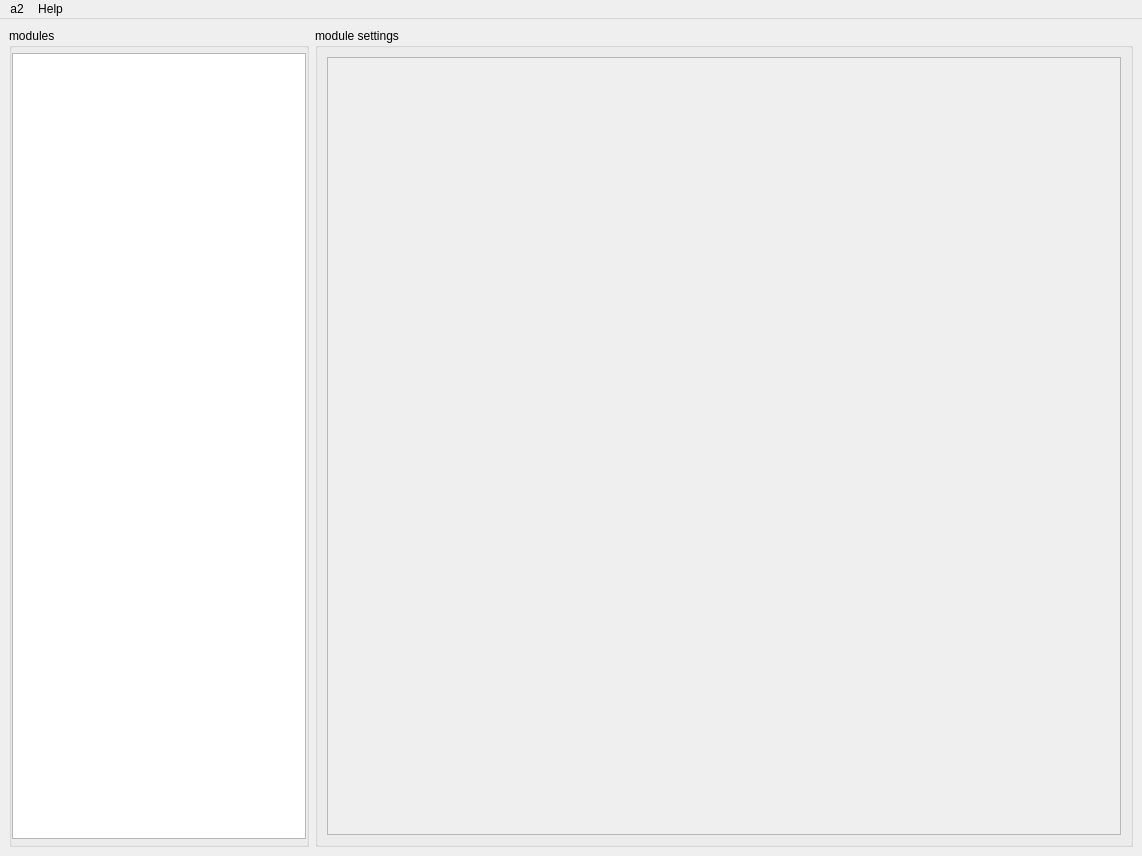
<?xml version="1.0" encoding="UTF-8"?>
<ui version="4.0">
 <class>a2</class>
 <widget class="QMainWindow" name="a2">
  <property name="geometry">
   <rect>
    <x>0</x>
    <y>0</y>
    <width>1142</width>
    <height>856</height>
   </rect>
  </property>
  <property name="windowTitle">
   <string notr="true">a2ui</string>
  </property>
  <property name="windowIcon">
   <iconset>
    <normaloff>a2logo 16.png</normaloff>a2logo 16.png</iconset>
  </property>
  <property name="accessibleName">
   <string notr="true"/>
  </property>
  <widget class="QWidget" name="centralwidget">
   <property name="enabled">
    <bool>true</bool>
   </property>
   <layout class="QGridLayout" name="gridLayout">
    <item row="0" column="0">
     <widget class="QGroupBox" name="groupBox_3">
      <property name="sizePolicy">
       <sizepolicy hsizetype="Fixed" vsizetype="Expanding">
        <horstretch>0</horstretch>
        <verstretch>0</verstretch>
       </sizepolicy>
      </property>
      <property name="minimumSize">
       <size>
        <width>300</width>
        <height>0</height>
       </size>
      </property>
      <property name="maximumSize">
       <size>
        <width>0</width>
        <height>16777215</height>
       </size>
      </property>
      <property name="baseSize">
       <size>
        <width>300</width>
        <height>0</height>
       </size>
      </property>
      <property name="title">
       <string>modules</string>
      </property>
      <layout class="QHBoxLayout" name="horizontalLayout">
       <property name="leftMargin">
        <number>0</number>
       </property>
       <property name="topMargin">
        <number>5</number>
       </property>
       <property name="rightMargin">
        <number>0</number>
       </property>
       <property name="bottomMargin">
        <number>5</number>
       </property>
       <item>
        <widget class="QListWidget" name="listWidget"/>
       </item>
      </layout>
     </widget>
    </item>
    <item row="0" column="1" colspan="2">
     <widget class="QGroupBox" name="groupBox_4">
      <property name="sizePolicy">
       <sizepolicy hsizetype="Expanding" vsizetype="Expanding">
        <horstretch>0</horstretch>
        <verstretch>0</verstretch>
       </sizepolicy>
      </property>
      <property name="title">
       <string>module settings</string>
      </property>
      <layout class="QVBoxLayout" name="verticalLayout_3">
       <item>
        <widget class="QScrollArea" name="scrollArea">
         <property name="widgetResizable">
          <bool>true</bool>
         </property>
         <widget class="QWidget" name="scrollAreaWidgetContents">
          <property name="geometry">
           <rect>
            <x>0</x>
            <y>0</y>
            <width>754</width>
            <height>715</height>
           </rect>
          </property>
          <layout class="QVBoxLayout" name="verticalLayout_4">
           <item>
            <spacer name="verticalSpacer">
             <property name="orientation">
              <enum>Qt::Vertical</enum>
             </property>
             <property name="sizeHint" stdset="0">
              <size>
               <width>20</width>
               <height>511</height>
              </size>
             </property>
            </spacer>
           </item>
          </layout>
         </widget>
        </widget>
       </item>
      </layout>
     </widget>
    </item>
   </layout>
  </widget>
  <widget class="QMenuBar" name="menubar">
   <property name="geometry">
    <rect>
     <x>0</x>
     <y>0</y>
     <width>1142</width>
     <height>38</height>
    </rect>
   </property>
   <widget class="QMenu" name="menuA2">
    <property name="title">
     <string>a2</string>
    </property>
    <addaction name="actionExit"/>
   </widget>
   <widget class="QMenu" name="menuHelp">
    <property name="title">
     <string>Help</string>
    </property>
   </widget>
   <addaction name="menuA2"/>
   <addaction name="menuHelp"/>
  </widget>
  <action name="actionExit">
   <property name="text">
    <string>Exit</string>
   </property>
  </action>
 </widget>
 <resources/>
 <connections/>
</ui>
